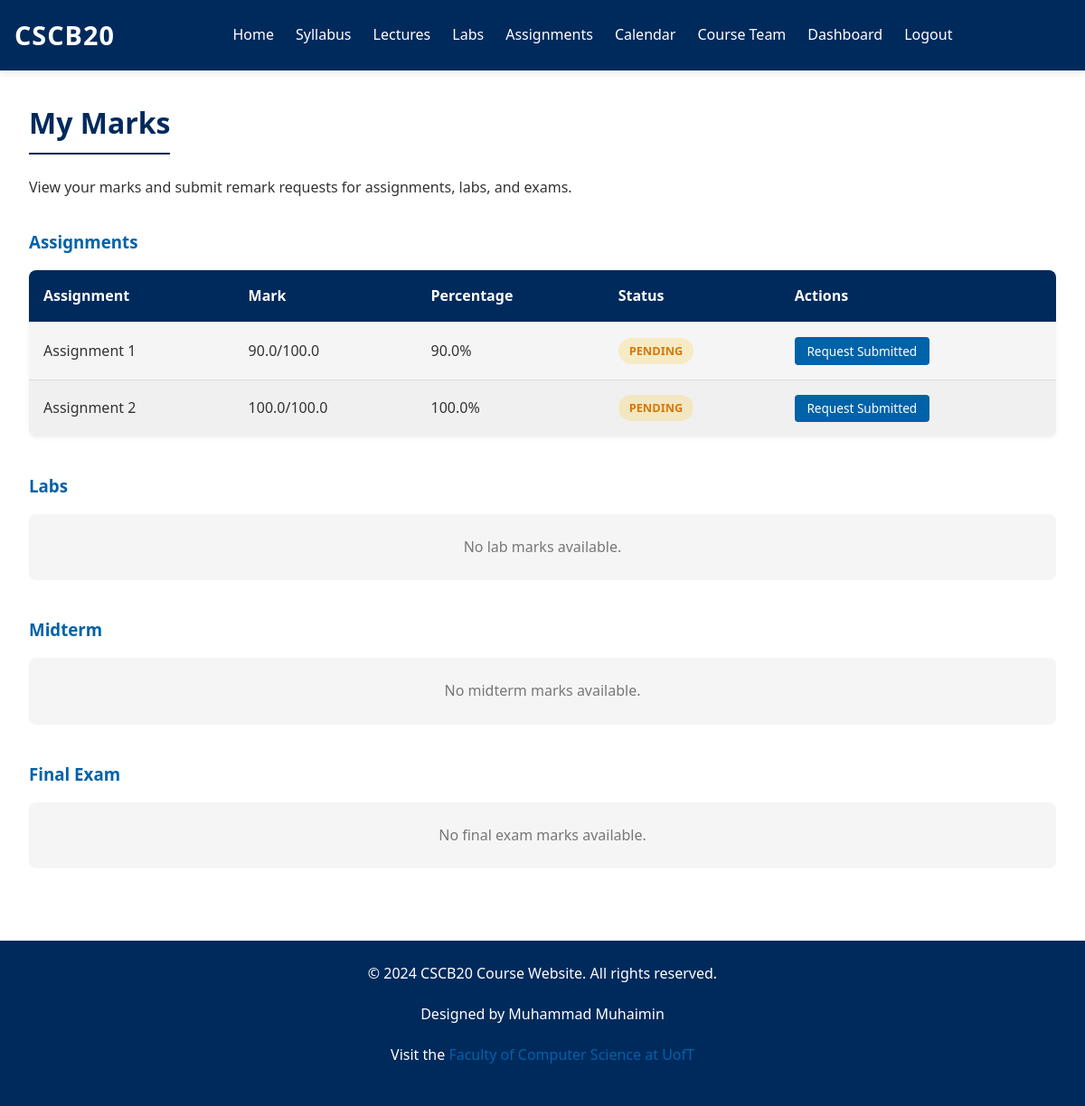
Before: /students/marks (signed in) with the older database file.
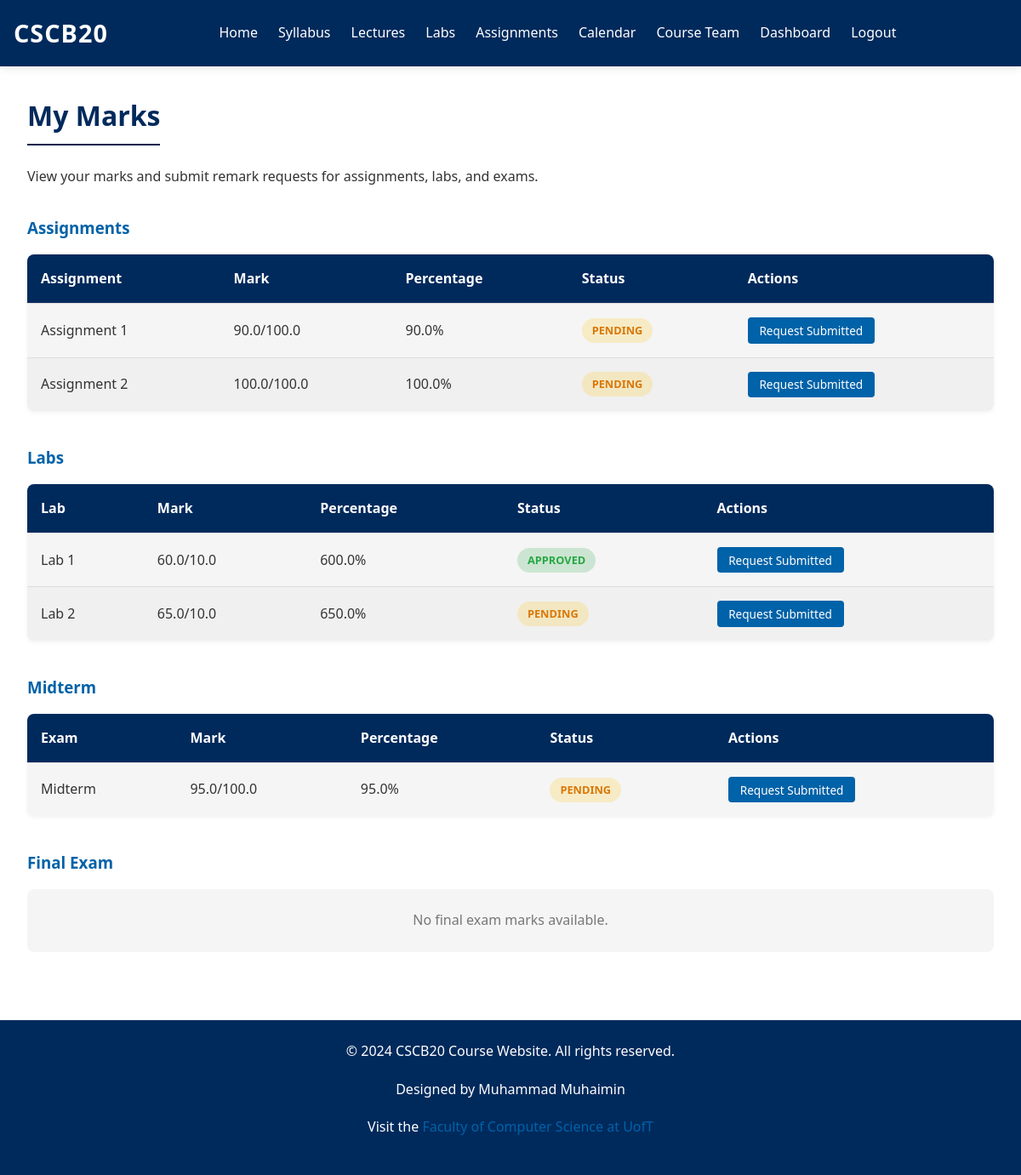
After: the same page with the newer database file.
### app.py (models this page shows, shortened)
class Assignment(db.Model):
    id = db.Column(db.Integer, primary_key=True)
    name = db.Column(db.String(100), nullable=False)
    type = db.Column(db.String(20), nullable=False)
    max_mark = db.Column(db.Float, nullable=False)
    marks = db.relationship('Mark', backref='assignment', lazy=True)
    remark_requests = db.relationship('RemarkRequest', backref='assignment', lazy=True)

class Mark(db.Model):
    id = db.Column(db.Integer, primary_key=True)
    student_id = db.Column(db.Integer, db.ForeignKey('user.id'), nullable=False)
    assignment_id = db.Column(db.Integer, db.ForeignKey('assignment.id'), nullable=False)
    mark = db.Column(db.Float, nullable=False)

class RemarkRequest(db.Model):
    id = db.Column(db.Integer, primary_key=True)
    student_id = db.Column(db.Integer, db.ForeignKey('user.id'), nullable=False)
    assignment_id = db.Column(db.Integer, db.ForeignKey('assignment.id'), nullable=False)
    reason = db.Column(db.Text, nullable=False)
    status = db.Column(db.String(20), default='pending')
    created_at = db.Column(db.DateTime, default=datetime.utcnow)

### app.py (the view)
    def wrapper(*args, **kwargs):
        if 'user_id' not in session:
            flash('Please log in to access this page', 'info')
            return redirect(url_for('login'))
        return route_function(*args, **kwargs)

### app.py (called while the page is built)
def login_required(route_function):
    def wrapper(*args, **kwargs):
        if 'user_id' not in session:
            flash('Please log in to access this page', 'info')
            return redirect(url_for('login'))
        return route_function(*args, **kwargs)
    wrapper.__name__ = route_function.__name__
    return wrapper

### templates/students/marks.html (shortened to what the changed rows need)
{% extends 'base.html' %}
{% block content %}
<section class="marks-header">
    <h2>My Marks</h2>
</section>
<section class="marks-content">
    <div class="marks-section">
        {% if marks_by_type['assignments'] %}
        <div class="marks-table-container">
            <table class="marks-table">
                <thead>
                    <tr>
                        <th>Assignment</th>
                        <th>Mark</th>
                        <th>Percentage</th>
                        <th>Status</th>
                        <th>Actions</th>
                    </tr>
                </thead>
            </table>
        </div>
        {% else %}
        <div class="no-marks">No assignment marks available.</div>
        {% endif %}
    </div>
    <div class="marks-section">
        <h3>Labs</h3>
        {% if marks_by_type['labs'] %}
        <div class="marks-table-container">
            <table class="marks-table">
                <thead>
                    <tr>
                        <th>Lab</th>
                        <th>Mark</th>
                        <th>Percentage</th>
                        <th>Status</th>
                        <th>Actions</th>
                    </tr>
                </thead>
                <tbody>
                    {% for mark in marks_by_type['labs'] %}
                    <tr>
                        <td>{{ mark.name }}</td>
                        <td>{{ mark.mark }}/{{ mark.max_mark }}</td>
                        <td>{{ "%.1f"|format(mark.percentage) }}%</td>
                        <td>
                            {% if mark.has_remark_request %}
                                <span class="remark-status {{ mark.remark_status }}">{{ mark.remark_status|capitalize }}</span>
                            {% else %}
                                <span class="status-badge completed">Completed</span>
                            {% endif %}
                        </td>
                        <td>
                            {% if not mark.has_remark_request %}
                            <button class="button small-button" onclick="openRemarkModal('{{ mark.assignment_id }}')">Request Remark</button>
                            {% else %}
                            <button class="button small-button" disabled>Request Submitted</button>
                            {% endif %}
                        </td>
                    </tr>
                    {% endfor %}
                </tbody>
            </table>
        </div>
        {% else %}
        <div class="no-marks">No lab marks available.</div>
        {% endif %}
    </div>
    <div class="marks-section">
        <h3>Midterm</h3>
        {% if marks_by_type['midterm'] %}
        <div class="marks-table-container">
            <table class="marks-table">
                <thead>
                    <tr>
                        <th>Exam</th>
                        <th>Mark</th>
                        <th>Percentage</th>
                        <th>Status</th>
                        <th>Actions</th>
                    </tr>
                </thead>
                <tbody>
                    {% for mark in marks_by_type['midterm'] %}
                    <tr>
                        <td>{{ mark.name }}</td>
                        <td>{{ mark.mark }}/{{ mark.max_mark }}</td>
                        <td>{{ "%.1f"|format(mark.percentage) }}%</td>
                        <td>
                            {% if mark.has_remark_request %}
                                <span class="remark-status {{ mark.remark_status }}">{{ mark.remark_status|capitalize }}</span>
                            {% else %}
                                <span class="status-badge completed">Completed</span>
                            {% endif %}
                        </td>
                        <td>
                            {% if not mark.has_remark_request %}
                            <button class="button small-button" onclick="openRemarkModal('{{ mark.assignment_id }}')">Request Remark</button>
                            {% else %}
                            <button class="button small-button" disabled>Request Submitted</button>
                            {% endif %}
                        </td>
                    </tr>
                    {% endfor %}
                </tbody>
            </table>
        </div>
        {% else %}
        <div class="no-marks">No midterm marks available.</div>
        {% endif %}
    </div>
</section>
{% endblock %}

Changed rows visible on the page:
now on this page (row unchanged): Assignment: name "Lab 1", max_mark "10.0"
added Mark: mark "60.0"
added RemarkRequest: remark_status "APPROVED"
now on this page (row unchanged): Assignment: name "Lab 2", max_mark "10.0"
added Mark: mark "65.0"
added RemarkRequest: remark_status "PENDING"
now on this page (row unchanged): Assignment: name "Midterm", max_mark "100.0"
added Mark: mark "95.0"
added RemarkRequest: remark_status "PENDING"
Other visible differences:
text no longer shown: "No lab marks available. No midterm marks available."
text now shown: "Lab Mark Percentage Status Actions Exam Mark Percentage Status Actions"
new list line: "/ 600.0 % Request Submitted"
new list line: "/ 650.0 % Request Submitted"
new list line: "/ 95.0 % Request Submitted"
